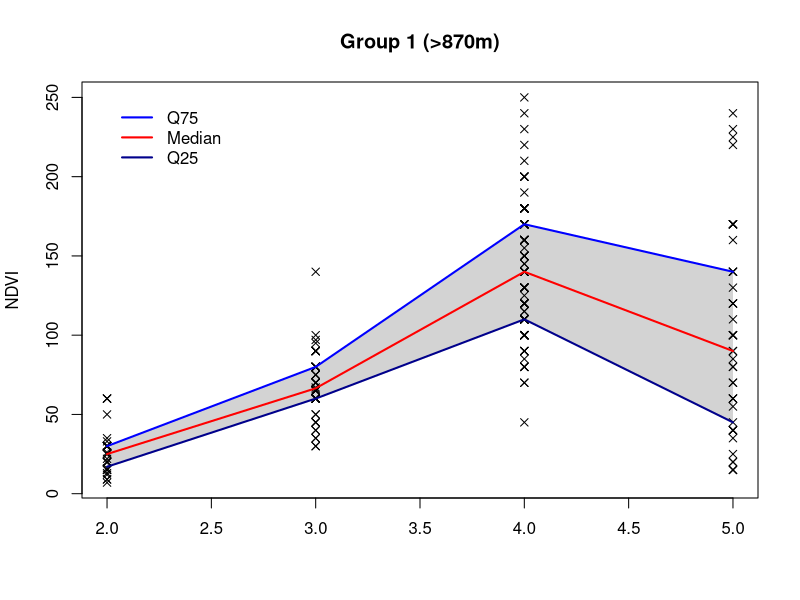

Recreate this plot in R.
setwd("D:/Uni/Lech/tamarix/Lech/RData")

list.files()

T <- read.csv("tges.csv")

## pnt.live über pnt.vit ☻

head(T)

medi <- matrix(NA, 4, 4)
colnames(medi) <- c("Class", "Q25", "Median", "Q75")
medi[, 1] <- j <-2:5

x <- cbind(T[, 20], T[, 18])[-192, ]

for (i in j) {
  medi[i-1, 3] <- median(x[x[,1] == i, 2])
  medi[i-1, 2] <- quantile(x[x[,1] == i, 2], probs = c(0.25))
  medi[i-1, 4] <- quantile(x[x[,1] == i, 2], probs = c(0.75))
}

plot(x[, 1], x[, 2], xlim = c(2, 5), #ylim = c(0.6, 1),
     xlab = "", ylab = "NDVI", main = "Group 1 (>870m)", type = "n")
polygon(c(2:5, 5:2), c(medi[, 4], rev(medi[, 2])),
        col = "lightgrey", border = NA)
points(x[, 1], x[, 2], pch = 4)
lines(2:5, medi[, 3], col = "red", lwd = 2)
lines(2:5, medi[, 2], col = "darkblue", lwd = 2)
lines(2:5, medi[, 4], col = "blue", lwd = 2)
legend(2, 250, c("Q75", "Median", "Q25"), col = c("blue", "red", "darkblue"),
       bty = "n", lwd = 2)

